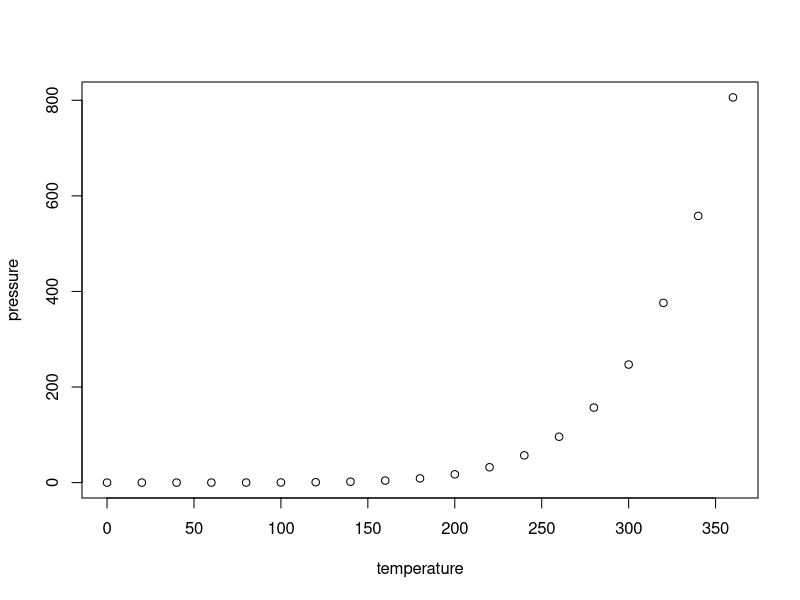
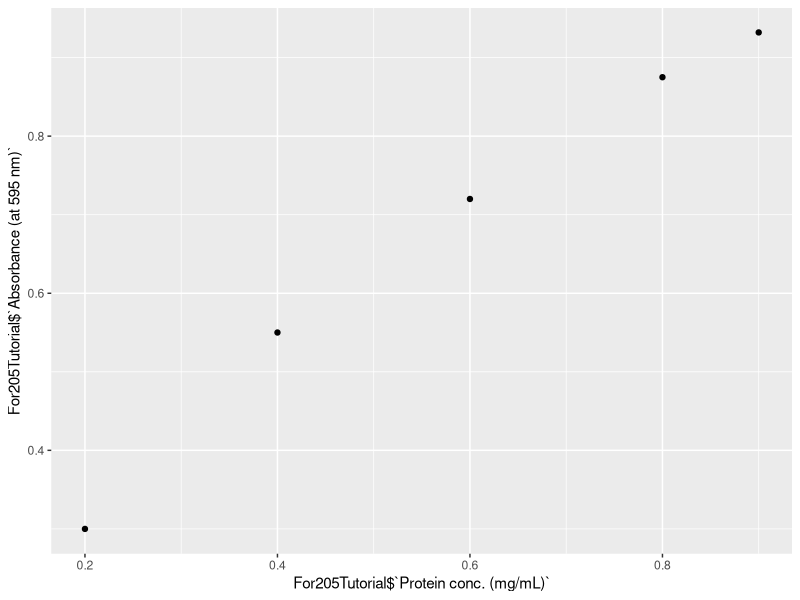
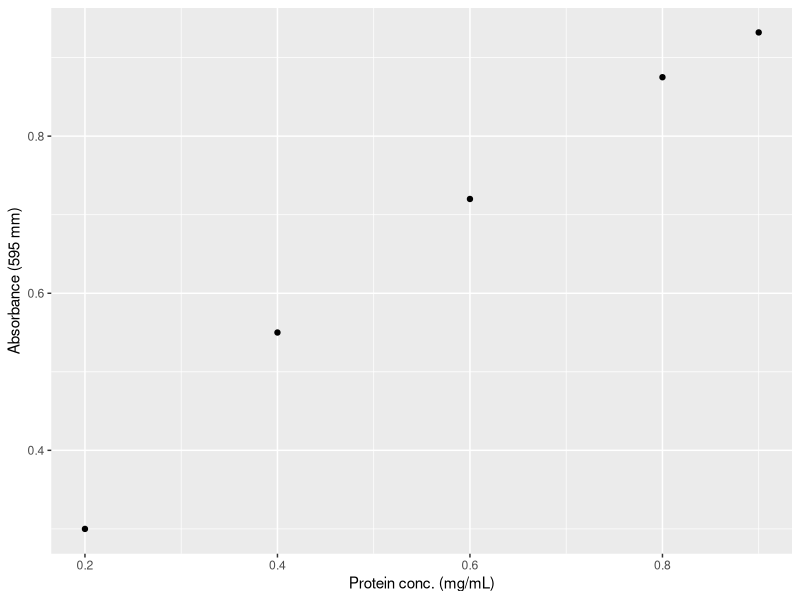
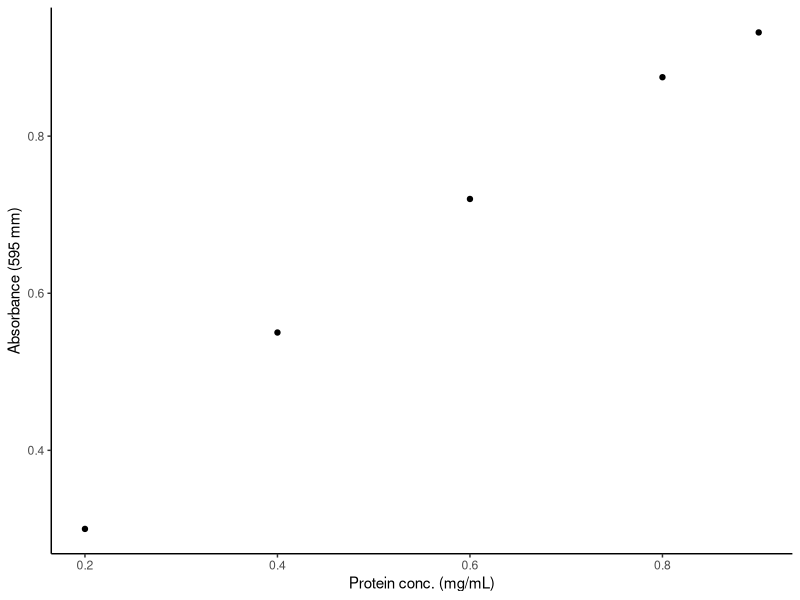

Recreate these plots in R, in order.
## ---- chunk 1
knitr::opts_chunk$set(echo = TRUE)
## ---- chunk 2

## ---- chunk 3
summary(cars)
## ---- chunk 4
plot(pressure)
## ---- chunk 5
library(readxl)
For205Tutorial <- read_excel("For205Tutorial.xlsx")
print(For205Tutorial)
## ---- chunk 6
print(For205Tutorial)
## ---- chunk 7
install.packages('ggplot2')
## ---- chunk 8
library(ggplot2)
## ---- chunk 9
ggplot(For205Tutorial) +
  aes(For205Tutorial$`Protein conc. (mg/mL)`, For205Tutorial$`Absorbance (at 595 nm)`) +
  geom_point()
## ---- chunk 10
ggplot(For205Tutorial) +
  aes(For205Tutorial$`Protein conc. (mg/mL)`, For205Tutorial$`Absorbance (at 595 nm)`) +
  geom_point() +
  xlab("Protein conc. (mg/mL)") +
  ylab("Absorbance (595 mm)")
## ---- chunk 11
ggplot(For205Tutorial) +
  aes(For205Tutorial$`Protein conc. (mg/mL)`, For205Tutorial$`Absorbance (at 595 nm)`) +
  geom_point() +
  xlab("Protein conc. (mg/mL)") +
  ylab("Absorbance (595 mm)") +
  theme_bw() + theme(panel.border = element_blank(), panel.grid.major = element_blank(), panel.grid.minor = element_blank(), axis.line = element_line(colour = "black"))
